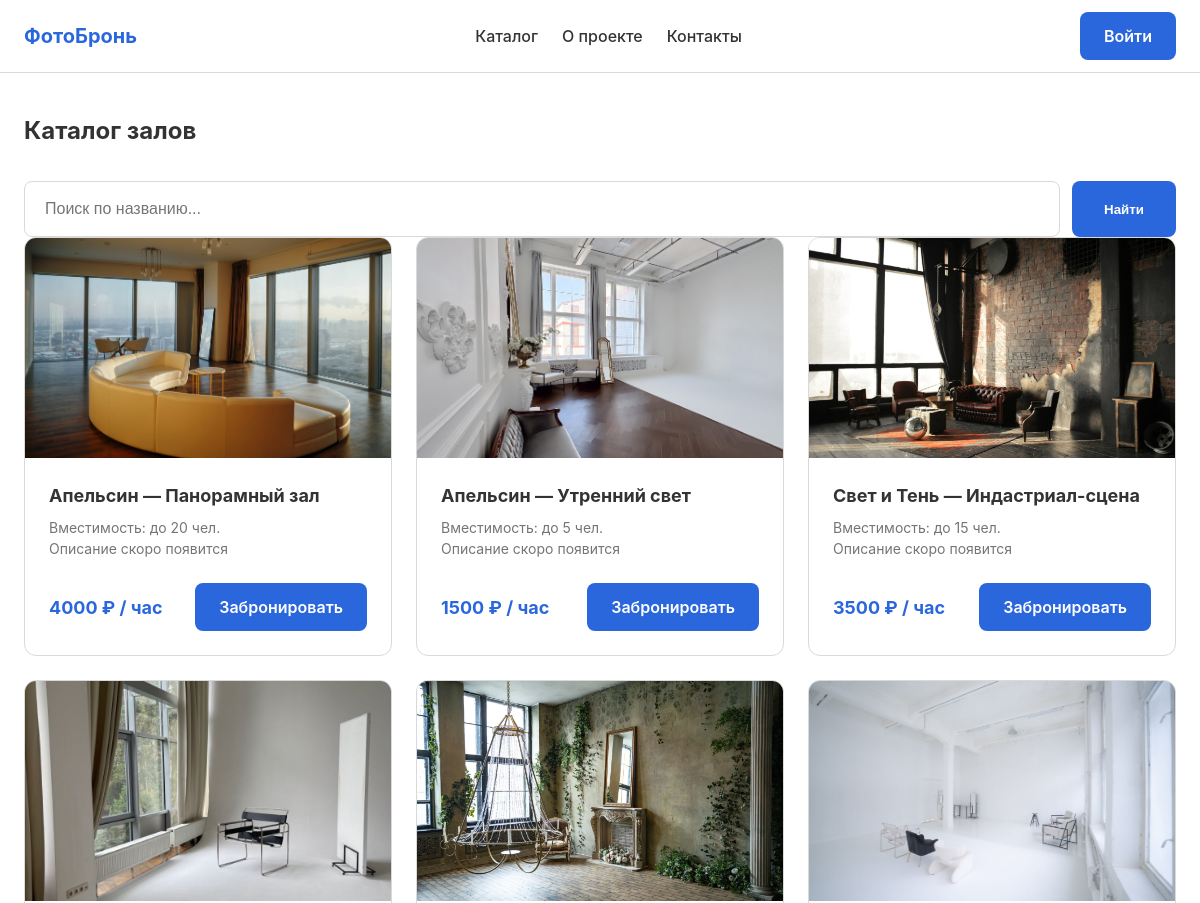
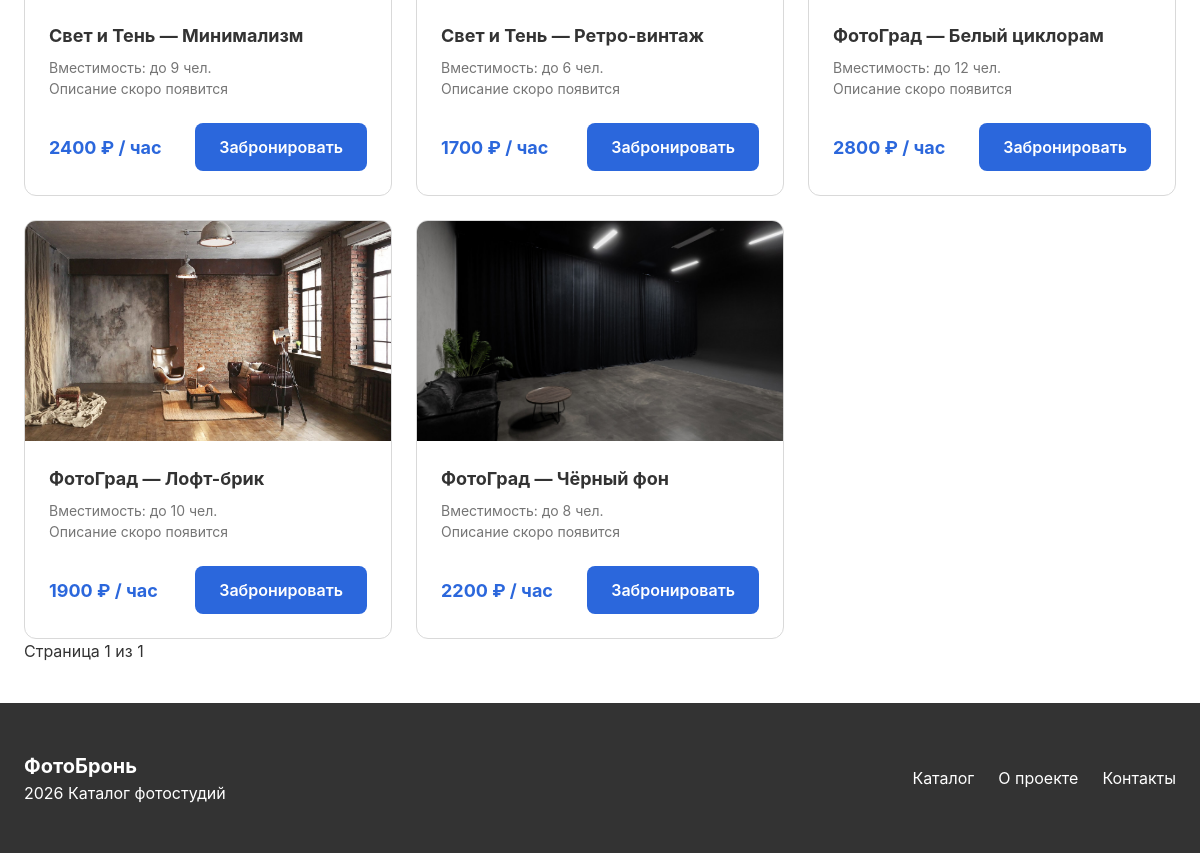
Page /catalog/ on the committed database (2 pictures, top to bottom).
### app/models.py (models this page shows, shortened)
class Hall(models.Model):
    studio = models.ForeignKey(Studio, on_delete=models.CASCADE,
                               related_name="halls", verbose_name="студия")
    name = models.CharField("название зала", max_length=120)
    capacity = models.PositiveSmallIntegerField("вместимость, чел.",
                                                validators=[MinValueValidator(1), MaxValueValidator(50)])
    hourly_rate = models.DecimalField("ставка за час, руб.", max_digits=8, decimal_places=2,
                                      validators=[MinValueValidator(Decimal("100.00"))])
    description = models.TextField("описание", blank=True)
    class Meta:
        verbose_name = "зал"
        verbose_name_plural = "залы"
        ordering = ("studio", "name")
        constraints = [
            models.UniqueConstraint(fields=("studio", "name"), name="app_hall_unique_in_studio"),
            db_check(models.Q(capacity__gte=1, capacity__lte=50), "app_hall_capacity_range"),
            db_check(models.Q(hourly_rate__gte=100), "app_hall_rate_positive"),
        ]

class Studio(models.Model):
    name = models.CharField("название", max_length=120, unique=True)
    address = models.CharField("адрес", max_length=200)
    contact_phone = models.CharField("контактный телефон", max_length=20)
    description = models.TextField("описание", blank=True)
    is_active = models.BooleanField("студия работает", default=True)
    class Meta:
        verbose_name = "студия"
        verbose_name_plural = "студии"
        ordering = ("name",)

### app/views.py (the view)
# urls.py: path('catalog/', views.catalog, name='catalog'),
def catalog(request):
    query = request.GET.get('q', '')
    halls_list = Hall.objects.filter(studio__is_active=True)
    if query:
        halls_list = halls_list.filter(
            Q(name__icontains=query) | Q(studio__name__icontains=query) | Q(description__icontains=query)
        )
    paginator = Paginator(halls_list, 20)
    page_obj = paginator.get_page(request.GET.get('page'))
    return render(request, 'app/catalog.html', {'page_obj': page_obj, 'query': query})

### app/templates/app/catalog.html (shortened to what this page needs)
{% extends 'base.html' %}
{% load static %}
{% block content %}
<div class="container page-wrapper">
    <h1 class="section-title">{% if query %}Результаты поиска{% else %}Каталог залов{% endif %}</h1>
    <form action="{% url 'app:catalog' %}" method="get" class="search-form" style="position: relative;">
        <input type="text" name="q" id="search-input" value="{{ query|default:'' }}" placeholder="Поиск по названию..." class="search-form__input" autocomplete="off">
        <button type="submit" class="btn btn--primary search-form__btn">Найти</button>
    </form>
    <div class="halls-grid">
        {% for hall in page_obj %}
            <article class="hall-card">
                <div class="hall-card__image-wrapper">
                    <img src="{% static 'img/hall' %}{{ hall.id }}.jpg" alt="Фото зала {{ hall.name }}" width="400" height="250" loading="lazy" class="hall-card__img">
                </div>
                <div class="hall-card__content">
                    <h3 class="hall-card__title">{{ hall.studio.name }} — {{ hall.name }}</h3>
                    <p class="hall-card__desc">Вместимость: до {{ hall.capacity }} чел.</p>
                    <p class="hall-card__desc">{{ hall.description|default:"Описание скоро появится"|truncatechars:50 }}</p>
                    <div class="hall-card__footer">
                        <span class="hall-card__price">{{ hall.hourly_rate|floatformat:0 }} ₽ <span class="hall-card__price-label">/ час</span></span>
                        <a href="{% url 'app:hall' hall.pk %}" class="btn btn--primary hall-card__btn">Забронировать</a>
                    </div>
                </div>
            </article>
        {% empty %}
            <p>{% if query %}Ничего не найдено. Попробуйте изменить запрос.{% else %}Залы пока не добавлены.{% endif %}</p>
        {% endfor %}
    </div>
    <div class="pagination">
        <span class="pagination__info">Страница {{ page_obj.number }} из {{ page_obj.paginator.num_pages }}</span>
    </div>
</div>
{% endblock %}

### app/templates/base.html (shortened to what this page needs)
{% load static %}
<!DOCTYPE html>
<html lang="ru">
<head>
    <link rel="stylesheet" href="{% static 'css/style.css' %}">
</head>
<body>
    <header class="header">
        <div class="container header__container">
            <a href="{% url 'app:home' %}" class="logo">ФотоБронь</a>
            <nav class="nav" id="nav-menu">
                <ul class="nav__list">
                    <li><a href="{% url 'app:catalog' %}" class="nav__link">Каталог</a></li>
                    <a href="{% url 'app:about' %}" class="nav__link">О проекте</a>
                    <li><a href="#" class="nav__link">Контакты</a></li>
                </ul>
            </nav>
            <div class="header__actions">
                <a href="{% url 'app:login' %}" class="btn btn--primary">Войти</a>
            </div>
        </div>
    </header>
    <main class="main">
        {% block content %}
        {% endblock %}
    </main>
    <footer class="footer">
        <div class="container footer__container">
            <div class="footer__info">
                <span class="logo logo--white">ФотоБронь</span>
                <p> 2026 Каталог фотостудий</p>
            </div>
            <ul class="footer__links">
                <li><a href="{% url 'app:catalog' %}">Каталог</a></li>
                <li><a href="#">О проекте</a></li>
                <li><a href="#">Контакты</a></li>
            </ul>
        </div>
    </footer>
</body>
</html>

### app/static/css/style.css (style rules this page uses)
:root { --primary: #2B67DC; --primary-hover: #2456B8; --accent: #FF9900; --bg: #FFFFFF; --bg-secondary: #F7F7F7; --text: #333333; --text-sec: #757575; --border: #D9D9D9; --radius: 8px; --radius-lg: 16px; --shadow: 0 4px 20px rgba(0, 0, 0, 0.06); --container: 1200px; }
* { margin: 0; padding: 0; box-sizing: border-box; }
body { font-family: 'Inter', Arial, sans-serif; background: var(--bg); color: var(--text); line-height: 1.5; display: flex; flex-direction: column; min-height: 100vh; }
a { text-decoration: none; color: inherit; }
ul { list-style: none; }
img { max-width: 100%; height: auto; display: block; }
.container { max-width: var(--container); margin: 0 auto; padding: 0 24px; width: 100%; }
.btn { display: inline-flex; align-items: center; justify-content: center; height: 48px; padding: 0 24px; border-radius: var(--radius); font-weight: 600; cursor: pointer; border: none; transition: 0.2s; }
.btn--primary { background: var(--primary); color: white; }
.header { border-bottom: 1px solid var(--border); background: var(--bg); position: sticky; top: 0; z-index: 100; }
.header__container { display: flex; align-items: center; justify-content: space-between; height: 72px; }
.logo { font-size: 20px; font-weight: 700; color: var(--primary); }
.logo--white { color: white; }
.nav__list { display: flex; gap: 24px; }
.nav__link { font-weight: 500; }
.search-form { display: flex; gap: 12px; position: relative; }
.search-form__input { flex: 1; height: 56px; padding: 0 20px; border: 1px solid var(--border); border-radius: var(--radius); font-size: 16px; outline: none; }
.search-form__btn { height: 56px; padding: 0 32px; }
.section-title { font-size: 24px; font-weight: 700; margin-bottom: 32px; }
.halls-grid { display: grid; grid-template-columns: repeat(3, 1fr); gap: 24px; }
.hall-card { border: 1px solid var(--border); border-radius: 12px; overflow: hidden; display: flex; flex-direction: column; background: white; transition: 0.2s; }
.hall-card__image-wrapper { height: 220px; overflow: hidden; }
.hall-card__img { width: 100%; height: 100%; object-fit: cover; display: block; }
.hall-card__content { padding: 24px; flex: 1; display: flex; flex-direction: column; }
.hall-card__title { font-size: 18px; margin-bottom: 8px; }
.hall-card__desc { color: var(--text-sec); font-size: 14px; margin-bottom: auto; }
.hall-card__footer { display: flex; align-items: center; justify-content: space-between; margin-top: 24px; }
.hall-card__price { font-size: 18px; font-weight: 700; color: var(--primary); }
.footer { background: var(--text); color: white; padding: 48px 0; margin-top: auto; }
.footer__container { display: flex; justify-content: space-between; align-items: center; }
.footer__links { display: flex; gap: 24px; }
.page-wrapper { padding: 40px 24px; }

### rows in the picture
Hall: shows a picture, studio.name "Апельсин", name "Панорамный зал", capacity "20", description "Описание скоро появится", hourly_rate "4000"
Hall: shows a picture, studio.name "Апельсин", name "Утренний свет", capacity "5", description "Описание скоро появится", hourly_rate "1500"
Hall: shows a picture, studio.name "Свет и Тень", name "Индастриал-сцена", capacity "15", description "Описание скоро появится", hourly_rate "3500"
Hall: shows a picture, studio.name "Свет и Тень", name "Минимализм", capacity "9", description "Описание скоро появится", hourly_rate "2400"
Hall: shows a picture, studio.name "Свет и Тень", name "Ретро-винтаж", capacity "6", description "Описание скоро появится", hourly_rate "1700"
Hall: shows a picture, studio.name "ФотоГрад", name "Белый циклорам", capacity "12", description "Описание скоро появится", hourly_rate "2800"
Hall: shows a picture, studio.name "ФотоГрад", name "Лофт-брик", capacity "10", description "Описание скоро появится", hourly_rate "1900"
Hall: shows a picture, studio.name "ФотоГрад", name "Чёрный фон", capacity "8", description "Описание скоро появится", hourly_rate "2200"

### other values in the picture
{{ page_obj.number }} "1"
{{ page_obj.paginator.num_pages }} "1"
